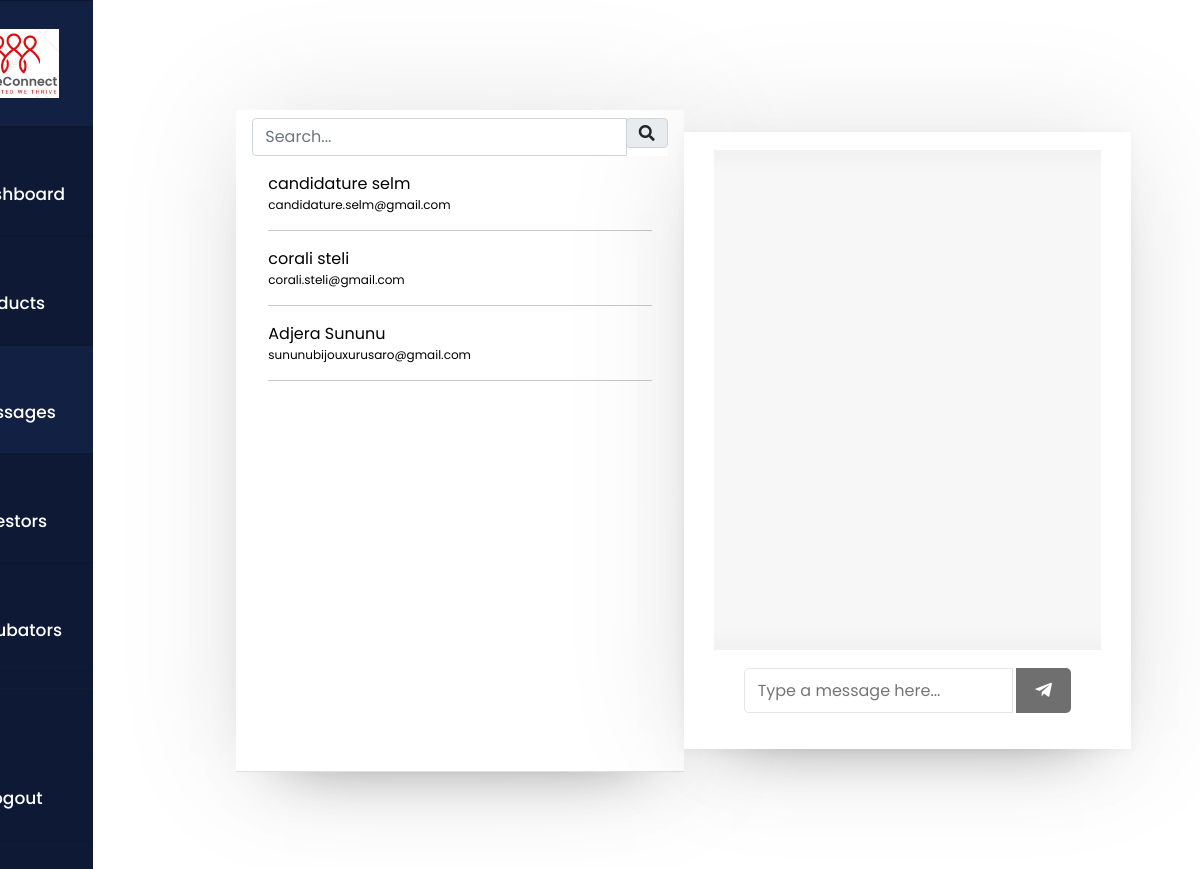
Page /messaging/chat.php (signed in) on the committed database.
### tables this page shows
CREATE TABLE `investor` (
  `investor_id` int(11) NOT NULL,
  `first_name` varchar(50) NOT NULL,
  `last_name` varchar(50) NOT NULL,
  `email` varchar(100) NOT NULL,
  `address` varchar(100) NOT NULL,
  `phone` varchar(100) NOT NULL,
  `occupation` varchar(100) NOT NULL,
  `business_type` varchar(200) NOT NULL,
  `document` varchar(200) NOT NULL,
  `password` varchar(200) NOT NULL,
  `details` text NOT NULL
);

### messaging/chat.php (the view, shortened to what this page needs)
<!DOCTYPE html>
<html lang="en">
<head>
  <link href="../view/css/side.css" rel="stylesheet">
  <link rel="stylesheet" href="style.css">
  <link href="https://cdn.jsdelivr.net/npm/bootstrap@5.0.2/dist/css/bootstrap.min.css" rel="stylesheet">
  <link rel="stylesheet" href="https://cdnjs.cloudflare.com/ajax/libs/font-awesome/5.15.2/css/all.min.css"/>
</head>
<?php
  $conn = mysqli_connect("localhost", "root", "", "Entreconnect");
  ?>
<body>
<div style="margin-left:-20%" class="container-fluid display-table">
<div style="padding-left:30%;padding-right:30%;">
            <div class="col-md-2 col-sm-1 hidden-xs display-table-cell v-align box" id="navigation">
                <div class="navi">
                    <ul>
                    <a href="../index.php" ><img src="../view/images/logo2.JPG" width="90" alt="logo"></a>
                        <li><a href="../view/businessDashboard.php"><i style="color:#e11584" class="fa fa-user" ></i><span >Dashboard</span></a></li>
                        <li><a href="../view/Businessproduct.php"><i style="color:#e11584"  class="fa fa-user" ></i><span class="hidden-xs hidden-sm">Products</span></a></li>
                        <li class="active"><a href="chat.php"><i style="color:#e11584"  class="fa fa-envelope" aria-hidden="true"></i><span class="hidden-xs hidden-sm">Messages</span></a></li>
                        <li ><a href="../view/investors.php"><i style="color:#e11584"  class="fa fa-user" aria-hidden="true"></i><span class="hidden-xs hidden-sm"> Investors</span></a></li>
                        <li><a href="../view/incubators.php"><i style="color:#e11584" class="fa fa-user" aria-hidden="true"></i><span class="hidden-xs hidden-sm"> Incubators</span></a></li>
                       <hr>
                       <br>
                       <br>
                        <li><a href="#"><i style="color:#e11584"  class="bi bi-backspace-reverse" aria-hidden="true"></i><span class="hidden-xs hidden-sm">Logout</span></a></li>
                        <br>
                    </ul>
                </div>
            </div>
            </div>
            </div>
<?php
$login_id = $_SESSION['login_id'];
        $sql1 = "SELECT distinct(email),investor_id,last_name,first_name,document FROM messaging LEFT JOIN investor ON investor.investor_id = messaging.receiver_id
                WHERE sender_id = {$login_id}
                ORDER BY message_id";
        $query = mysqli_query($conn, $sql1);
        ?>
		<div class="wrapper">
			<div>
					<div style="padding-bottom:80%; background:white;" class=" card-header">
						<div style="background:white;" class="input-group">
							<input type="text" placeholder="Search..." name="" class="form-control search">
							<div class="input-group-prepend">
								<span class="input-group-text search_btn"><i class="fas fa-search"></i></span>
							</div>
						</div>
					<div class="card-body contacts_body">
            <?php
            if(mysqli_num_rows($query) > 0){
            while($row = mysqli_fetch_assoc($query)){ ?>
           <a style="text-decoration: none;color:black" href="?id=<?php echo $row['investor_id'];?>"> <li>
							<div >
									<span><?php echo $row['first_name'], " ",$row['last_name'] ?> </span>
                  <p style="font-size: 12px;"><?php echo $row['email'] ?> </p>
								</div>
						</li></a>
            <hr>
              <?php
            }
          }
          ?>
					</div>
          </div>
				</div></div>
  <div class="wrapper " style="margin-right:5%">
    <section  class="chat-area">
      <header>
      <div class="chat-box">
      </div>
      <form action="#" class="typing-area">
        <input type="text" name="message" class="input-field" placeholder="Type a message here..." autocomplete="off">
        <button><i class="fab fa-telegram-plane"></i></button>
      </form>
    </section>
  </div>
</body>
</html>

### view/css/side.css (style rules this page uses)
a:focus,a:hover,a { outline:none; text-decoration: none; }
li,ul { list-style: none; padding: 0; margin: 0; }
#navigation { background: #0e1a35; }
#navigation { padding: 0; }
.display-table { display: table; padding: 0; height: 100%; width: 100%; }
.display-table-cell { display: table-cell; float: none; height: 100%; }
.v-align { vertical-align: top; }
#navigation { -webkit-transition: all 0.5s ease; -moz-transition: all 0.5s ease; -o-transition: all 0.5s ease; transition: all 0.5s ease; }
header { background: #ffffff none repeat scroll 0 0; box-shadow: 0 1px 12px rgba(0, 0, 0, 0.04); display: inline-block !important; line-height: 23px; padding: 15px; transition: all 0.5s ease 0s; width: 100%; -webkit-transition: all 0.5s ease; -moz-transition: all 0.5s ease; -o-transition: all 0.5s ease; transition: all 0.5s ease; }
.navi a { border-bottom: 1px solid #0d172e; border-top: 1px solid #0d172e; color: #ffffff; display: block; font-size: 17px; font-weight: 500; padding: 28px 20px; text-decoration: none; }
.navi .active a { background: #122143; border-left: 5px solid #5584ff; padding-left: 15px; }
.hidden-xs { -webkit-transition: all 0.5s ease; -moz-transition: all 0.5s ease; -o-transition: all 0.5s ease; transition: all 0.5s ease; }

### messaging/style.css (style rules this page uses)
* { margin: 0; padding: 0; box-sizing: border-box; text-decoration: none; font-family: 'Poppins', sans-serif; }
body { display: flex; align-items: center; justify-content: center; min-height: 100vh; background: #f7f7f7; padding: 0 10px; }
.wrapper { background: #fff; max-width: 450px; width: 100%; border-radius: 16px; box-shadow: 0 0 128px 0 rgba(0,0,0,0.1), 0 32px 64px -48px rgba(0,0,0,0.5); }
.chat-area header { display: flex; align-items: center; padding: 18px 30px; }
.chat-box { position: relative; min-height: 500px; max-height: 500px; overflow-y: auto; padding: 10px 30px 20px 30px; background: #f7f7f7; box-shadow: inset 0 32px 32px -32px rgb(0 0 0 / 5%), inset 0 -32px 32px -32px rgb(0 0 0 / 5%); }
.typing-area { padding: 18px 30px; display: flex; justify-content: space-between; }
.typing-area input { height: 45px; width: calc(100% - 58px); font-size: 16px; padding: 0 13px; border: 1px solid #e6e6e6; outline: none; border-radius: 5px 0 0 5px; }
.typing-area button { color: #fff; width: 55px; border: none; outline: none; background: #333; font-size: 19px; cursor: pointer; opacity: 0.7; pointer-events: none; border-radius: 0 5px 5px 0; transition: all 0.3s ease; }

### rows in the picture
investor: first_name "candidature", last_name "selm", email "candidature.selm@gmail.com"
investor: first_name "corali", last_name "steli", email "corali.steli@gmail.com"
investor: first_name "Adjera", last_name "Sununu", email "sununubijouxurusaro@gmail.com"
